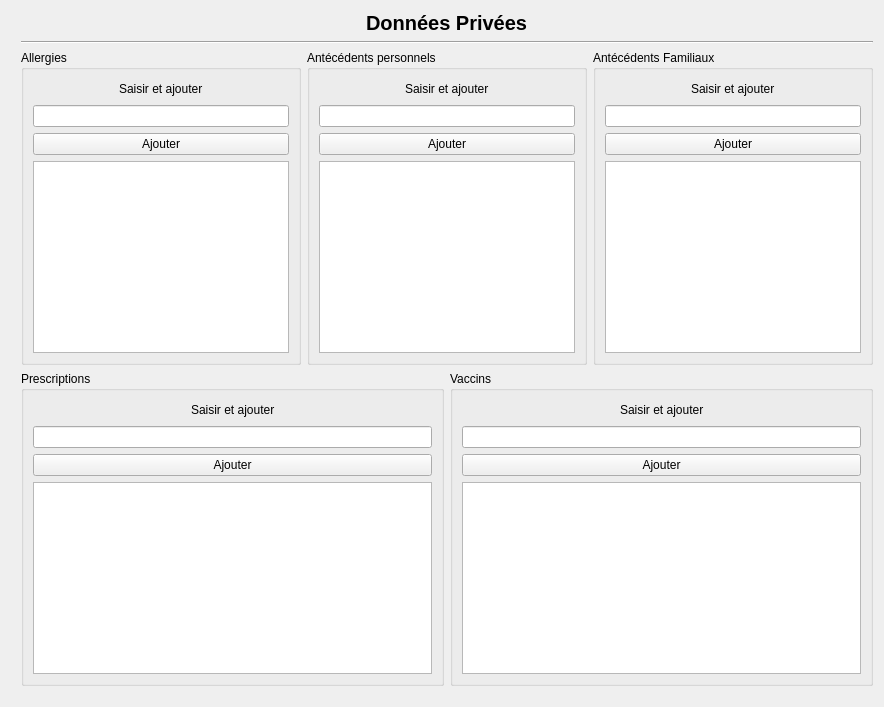
     <widget class="QWidget" name="tab_2">
      <attribute name="title">
       <string>Informations privées</string>
      </attribute>
      <layout class="QVBoxLayout" name="verticalLayout_24">
       <item>
        <layout class="QVBoxLayout" name="verticalLayout_17">
         <property name="leftMargin">
          <number>10</number>
         </property>
         <item>
          <layout class="QHBoxLayout" name="horizontalLayout_36">
           <item>
            <spacer name="horizontalSpacer_16">
             <property name="orientation">
              <enum>Qt::Horizontal</enum>
             </property>
             <property name="sizeHint" stdset="0">
              <size>
               <width>40</width>
               <height>20</height>
              </size>
             </property>
            </spacer>
           </item>
           <item>
            <widget class="QLabel" name="label_15">
             <property name="font">
              <font>
               <pointsize>15</pointsize>
               <weight>75</weight>
               <bold>true</bold>
              </font>
             </property>
             <property name="text">
              <string>Données Privées</string>
             </property>
            </widget>
           </item>
           <item>
            <spacer name="horizontalSpacer_17">
             <property name="orientation">
              <enum>Qt::Horizontal</enum>
             </property>
             <property name="sizeHint" stdset="0">
              <size>
               <width>40</width>
               <height>20</height>
              </size>
             </property>
            </spacer>
           </item>
          </layout>
         </item>
         <item>
          <widget class="Line" name="line_2">
           <property name="orientation">
            <enum>Qt::Horizontal</enum>
           </property>
          </widget>
         </item>
         <item>
          <layout class="QHBoxLayout" name="horizontalLayout_39">
           <item>
            <widget class="QGroupBox" name="groupBox_12">
             <property name="title">
              <string>Allergies</string>
             </property>
             <layout class="QVBoxLayout" name="verticalLayout_21">
              <item>
               <layout class="QVBoxLayout" name="verticalLayout_18">
                <item>
                 <layout class="QHBoxLayout" name="horizontalLayout_48">
                  <property name="topMargin">
                   <number>0</number>
                  </property>
                  <item>
                   <spacer name="horizontalSpacer_25">
                    <property name="orientation">
                     <enum>Qt::Horizontal</enum>
                    </property>
                    <property name="sizeHint" stdset="0">
                     <size>
                      <width>40</width>
                      <height>20</height>
                     </size>
                    </property>
                   </spacer>
                  </item>
                  <item>
                   <widget class="QLabel" name="label_17">
                    <property name="text">
                     <string>Saisir et ajouter</string>
                    </property>
                   </widget>
                  </item>
                  <item>
                   <spacer name="horizontalSpacer_24">
                    <property name="orientation">
                     <enum>Qt::Horizontal</enum>
                    </property>
                    <property name="sizeHint" stdset="0">
                     <size>
                      <width>40</width>
                      <height>20</height>
                     </size>
                    </property>
                   </spacer>
                  </item>
                 </layout>
                </item>
                <item>
                 <layout class="QHBoxLayout" name="horizontalLayout_42">
                  <item>
                   <widget class="QLineEdit" name="lineEdit_allergie"/>
                  </item>
                 </layout>
                </item>
                <item>
                 <widget class="QPushButton" name="pushButton_allergie">
                  <property name="text">
                   <string>Ajouter</string>
                  </property>
                 </widget>
                </item>
                <item>
                 <layout class="QHBoxLayout" name="horizontalLayout_43">
                  <item>
                   <widget class="QTextBrowser" name="textBrowser_allergie"/>
                  </item>
                 </layout>
                </item>
               </layout>
              </item>
             </layout>
            </widget>
           </item>
           <item>
            <widget class="QGroupBox" name="groupBox_13">
             <property name="title">
              <string>Antécédents personnels</string>
             </property>
             <layout class="QVBoxLayout" name="verticalLayout_22">
              <item>
               <layout class="QVBoxLayout" name="verticalLayout_19">
                <item>
                 <layout class="QHBoxLayout" name="horizontalLayout_49">
                  <property name="topMargin">
                   <number>0</number>
                  </property>
                  <item>
                   <spacer name="horizontalSpacer_26">
                    <property name="orientation">
                     <enum>Qt::Horizontal</enum>
                    </property>
                    <property name="sizeHint" stdset="0">
                     <size>
                      <width>40</width>
                      <height>20</height>
                     </size>
                    </property>
                   </spacer>
                  </item>
                  <item>
                   <widget class="QLabel" name="label_18">
                    <property name="text">
                     <string>Saisir et ajouter</string>
                    </property>
                   </widget>
                  </item>
                  <item>
                   <spacer name="horizontalSpacer_27">
                    <property name="orientation">
                     <enum>Qt::Horizontal</enum>
                    </property>
                    <property name="sizeHint" stdset="0">
                     <size>
                      <width>40</width>
                      <height>20</height>
                     </size>
                    </property>
                   </spacer>
                  </item>
                 </layout>
                </item>
                <item>
                 <layout class="QHBoxLayout" name="horizontalLayout_44">
                  <item>
                   <widget class="QLineEdit" name="lineEdit_antPerso"/>
                  </item>
                 </layout>
                </item>
                <item>
                 <widget class="QPushButton" name="pushButton_AntecedentPerso">
                  <property name="text">
                   <string>Ajouter</string>
                  </property>
                 </widget>
                </item>
                <item>
                 <layout class="QHBoxLayout" name="horizontalLayout_45">
                  <item>
                   <widget class="QTextBrowser" name="textBrowser_antPerso"/>
                  </item>
                 </layout>
                </item>
               </layout>
              </item>
             </layout>
            </widget>
           </item>
           <item>
            <widget class="QGroupBox" name="groupBox_14">
             <property name="title">
              <string>Antécédents Familiaux</string>
             </property>
             <layout class="QVBoxLayout" name="verticalLayout_23">
              <item>
               <layout class="QVBoxLayout" name="verticalLayout_20">
                <item>
                 <layout class="QHBoxLayout" name="horizontalLayout_50">
                  <property name="topMargin">
                   <number>0</number>
                  </property>
                  <item>
                   <spacer name="horizontalSpacer_28">
                    <property name="orientation">
                     <enum>Qt::Horizontal</enum>
                    </property>
                    <property name="sizeHint" stdset="0">
                     <size>
                      <width>40</width>
                      <height>20</height>
                     </size>
                    </property>
                   </spacer>
                  </item>
                  <item>
                   <widget class="QLabel" name="label_19">
                    <property name="text">
                     <string>Saisir et ajouter</string>
                    </property>
                   </widget>
                  </item>
                  <item>
                   <spacer name="horizontalSpacer_29">
                    <property name="orientation">
                     <enum>Qt::Horizontal</enum>
                    </property>
                    <property name="sizeHint" stdset="0">
                     <size>
                      <width>40</width>
                      <height>20</height>
                     </size>
                    </property>
                   </spacer>
                  </item>
                 </layout>
                </item>
                <item>
                 <layout class="QHBoxLayout" name="horizontalLayout_46">
                  <item>
                   <widget class="QLineEdit" name="lineEdit_AntFamil"/>
                  </item>
                 </layout>
                </item>
                <item>
                 <widget class="QPushButton" name="pushButton_AntecedentFamil">
                  <property name="text">
                   <string>Ajouter</string>
                  </property>
                 </widget>
                </item>
                <item>
                 <layout class="QHBoxLayout" name="horizontalLayout_47">
                  <item>
                   <widget class="QTextBrowser" name="textBrowser_antFamil"/>
                  </item>
                 </layout>
                </item>
               </layout>
              </item>
             </layout>
            </widget>
           </item>
          </layout>
         </item>
         <item>
          <layout class="QHBoxLayout" name="horizontalLayout_37">
           <property name="bottomMargin">
            <number>10</number>
           </property>
           <item>
            <widget class="QGroupBox" name="groupBox_18">
             <property name="title">
              <string>Prescriptions</string>
             </property>
             <layout class="QVBoxLayout" name="verticalLayout_29">
              <item>
               <layout class="QVBoxLayout" name="verticalLayout_30">
                <item>
                 <layout class="QHBoxLayout" name="horizontalLayout_51">
                  <property name="topMargin">
                   <number>0</number>
                  </property>
                  <item>
                   <spacer name="horizontalSpacer_30">
                    <property name="orientation">
                     <enum>Qt::Horizontal</enum>
                    </property>
                    <property name="sizeHint" stdset="0">
                     <size>
                      <width>40</width>
                      <height>20</height>
                     </size>
                    </property>
                   </spacer>
                  </item>
                  <item>
                   <widget class="QLabel" name="label_20">
                    <property name="text">
                     <string>Saisir et ajouter</string>
                    </property>
                   </widget>
                  </item>
                  <item>
                   <spacer name="horizontalSpacer_31">
                    <property name="orientation">
                     <enum>Qt::Horizontal</enum>
                    </property>
                    <property name="sizeHint" stdset="0">
                     <size>
                      <width>40</width>
                      <height>20</height>
                     </size>
                    </property>
                   </spacer>
                  </item>
                 </layout>
                </item>
                <item>
                 <layout class="QHBoxLayout" name="horizontalLayout_52">
                  <item>
                   <widget class="QLineEdit" name="lineEdit_prescrip"/>
                  </item>
                 </layout>
                </item>
                <item>
                 <widget class="QPushButton" name="pushButton_prescri">
                  <property name="text">
                   <string>Ajouter</string>
                  </property>
                 </widget>
                </item>
                <item>
                 <layout class="QHBoxLayout" name="horizontalLayout_53">
                  <item>
                   <widget class="QTextBrowser" name="textBrowser_Prescrip"/>
                  </item>
                 </layout>
                </item>
               </layout>
              </item>
             </layout>
            </widget>
           </item>
           <item>
            <widget class="QGroupBox" name="groupBox_19">
             <property name="title">
              <string>Vaccins</string>
             </property>
             <layout class="QVBoxLayout" name="verticalLayout_31">
              <item>
               <layout class="QVBoxLayout" name="verticalLayout_32">
                <item>
                 <layout class="QHBoxLayout" name="horizontalLayout_54">
                  <property name="topMargin">
                   <number>0</number>
                  </property>
                  <item>
                   <spacer name="horizontalSpacer_32">
                    <property name="orientation">
                     <enum>Qt::Horizontal</enum>
                    </property>
                    <property name="sizeHint" stdset="0">
                     <size>
                      <width>40</width>
                      <height>20</height>
                     </size>
                    </property>
                   </spacer>
                  </item>
                  <item>
                   <widget class="QLabel" name="label_21">
                    <property name="text">
                     <string>Saisir et ajouter</string>
                    </property>
                   </widget>
                  </item>
                  <item>
                   <spacer name="horizontalSpacer_33">
                    <property name="orientation">
                     <enum>Qt::Horizontal</enum>
                    </property>
                    <property name="sizeHint" stdset="0">
                     <size>
                      <width>40</width>
                      <height>20</height>
                     </size>
                    </property>
                   </spacer>
                  </item>
                 </layout>
                </item>
                <item>
                 <layout class="QHBoxLayout" name="horizontalLayout_55">
                  <item>
                   <widget class="QLineEdit" name="lineEdit_vaccin"/>
                  </item>
                 </layout>
                </item>
                <item>
                 <widget class="QPushButton" name="pushButton_vaccin">
                  <property name="text">
                   <string>Ajouter</string>
                  </property>
                 </widget>
                </item>
                <item>
                 <layout class="QHBoxLayout" name="horizontalLayout_56">
                  <item>
                   <widget class="QTextBrowser" name="textBrowser_vaccin"/>
                  </item>
                 </layout>
                </item>
               </layout>
              </item>
             </layout>
            </widget>
           </item>
          </layout>
         </item>
        </layout>
       </item>
      </layout>
     </widget>
